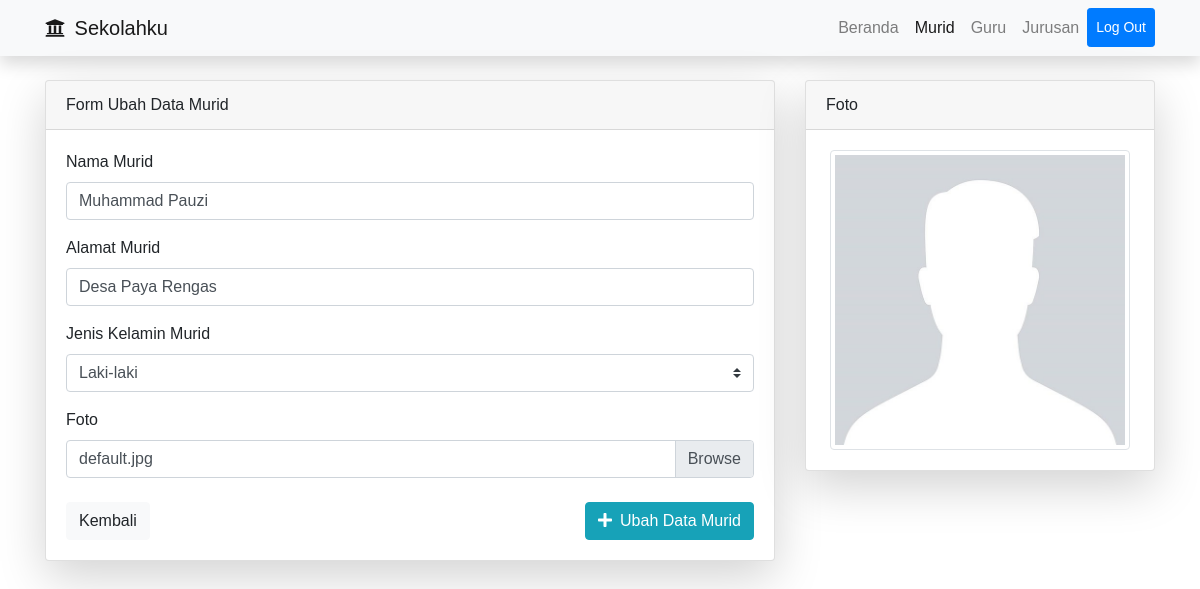
The page /murid/ubah.php?id=1 (signed in) on the database its author committed.
### tables this page shows
CREATE TABLE `murid` (
  `id` int(11) NOT NULL,
  `nama` varchar(128) NOT NULL,
  `alamat` varchar(128) NOT NULL,
  `jenis_kelamin` varchar(9) NOT NULL,
  `foto` varchar(255) NOT NULL
);

### app/App.php (called while the page is built, shortened)
<?php
class App
{
    protected function getConn()
    {
        return mysqli_connect("Localhost", "root", "", "db_sekolahku");
    }
    public function query($query)
    {
        $conn = $this->getConn();
        $result = mysqli_query($conn, $query);
        $rows = [];
        while ($row = mysqli_fetch_assoc($result)) {
            $rows[] = $row;
        }
        return $rows;
    }
}

### murid/ubah.php (the view, shortened to what this page needs)
<?php
require '../app/init.php';
$objMurid->is_login();
if (isset($_GET['id'])) {
    $id = $_GET['id'];
    $murid = $objMurid->query("SELECT * FROM murid WHERE id=$id")[0];
} else {
    header("Location: murid.php");
    exit;
}
?>
<!DOCTYPE html>
<html lang="en">
<head>
    <link rel="stylesheet" href="<?= BASEURL; ?>vendor/bootstrap4/css/bootstrap.min.css">
    <link rel="stylesheet" href="<?= BASEURL; ?>assets/css/style.css">
</head>
<body>
    <nav class="navbar navbar-expand-lg navbar-light bg-light shadow">
        <div class="container">
            <a class="navbar-brand" href="../index.php"><i class="fa fa-university mr-1"></i> Sekolahku</a>
            <div class="collapse navbar-collapse justify-content-end" id="navbarNav">
                <ul class="navbar-nav">
                    <li class="nav-item">
                        <a class="nav-link" href="../index.php">Beranda</a>
                    </li>
                    <li class="nav-item active">
                        <a class="nav-link" href="murid.php">Murid</a>
                    </li>
                    <li class="nav-item">
                        <a class="nav-link" href="../guru/guru.php">Guru</a>
                    </li>
                    <li class="nav-item">
                        <a class="nav-link" href="../jurusan/jurusan.php">Jurusan</a>
                    </li>
                    <li class="nav-item">
                        <a class="nav-link btn btn-primary btn-sm text-white" href="../auth/logout.php">Log Out</a>
                    </li>
                </ul>
            </div>
        </div>
    </nav>
    <div class="container">
        <div class="row mt-4">
            <div class="col-md-8">
                <div class="card shadow-lg">
                    <div class="card-header">
                        Form Ubah Data Murid
                    </div>
                    <div class="card-body">
                        <div class="row">
                            <div class="col">
                                <form action="" method="post" enctype="multipart/form-data">
                                    <div class="form-group">
                                        <label for="nama">Nama Murid</label>
                                        <input type="text" class="form-control" id="nama" name="nama" value="<?= $murid['nama']; ?>">
                                    </div>
                                    <div class="form-group">
                                        <label for="alamat">Alamat Murid</label>
                                        <input type="text" class="form-control" id="alamat" name="alamat" value="<?= $murid['alamat']; ?>">
                                    </div>
                                    <div class="form-group">
                                        <label for="alamat">Jenis Kelamin Murid</label>
                                        <select class="custom-select" name="jenis_kelamin">
                                            <option value="Laki-laki" <?= $murid['jenis_kelamin'] == 'Laki-laki' ? 'selected' : ''; ?>>Laki-laki</option>
                                        </select>
                                    </div>
                                    <div class="form-group">
                                        <label for="fotoUpload">Foto</label>
                                        <div class="custom-file">
                                            <label class="custom-file-label fotoUploadLabel" for="fotoUpload"><?= $murid['foto']; ?></label>
                                        </div>
                                    </div>
                                    <div class="row mt-4">
                                        <div class="col">
                                            <a href="murid.php" class="btn btn-light">Kembali</a>
                                            <button type="submit" name="ubah_murid" class="btn btn-info float-right"><i class="fa fa-plus mr-1"></i> Ubah Data Murid</button>
                                        </div>
                                    </div>
                                </form>
                            </div>
                        </div>
                    </div>
                </div>
            </div>
            <div class="col-md-4">
                <div class="card shadow-lg">
                    <div class="card-header">
                        Foto
                    </div>
                    <div class="card-body m-auto">
                        <img src="../assets/img/murid/<?= $murid['foto']; ?>" alt="" class="img-thumbnail fotoPreview" id="fotoPreview">
                    </div>
                </div>
            </div>
        </div>
    </div>
</body>
</html>

### assets/css/style.css (style rules this page uses)
* { font-family: 'Source Sans Pro',sans-serif; }
.fotoPreview { width: 300px; }

### rows shown on the page
murid: nama "Muhammad Pauzi", alamat "Desa Paya Rengas", jenis_kelamin "Laki-laki", foto "default.jpg", foto (placeholder picture)
